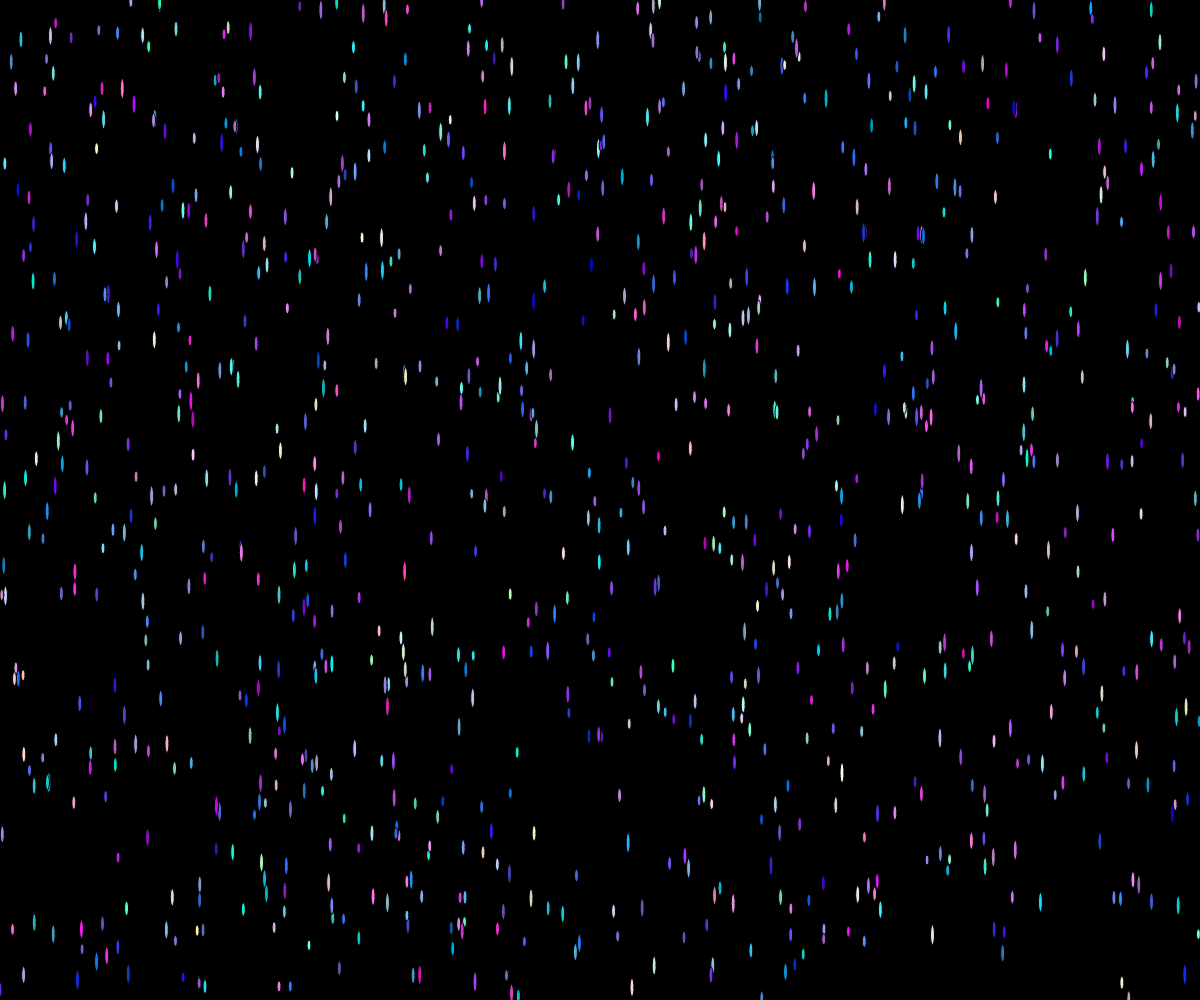
Frame 1 (no input)
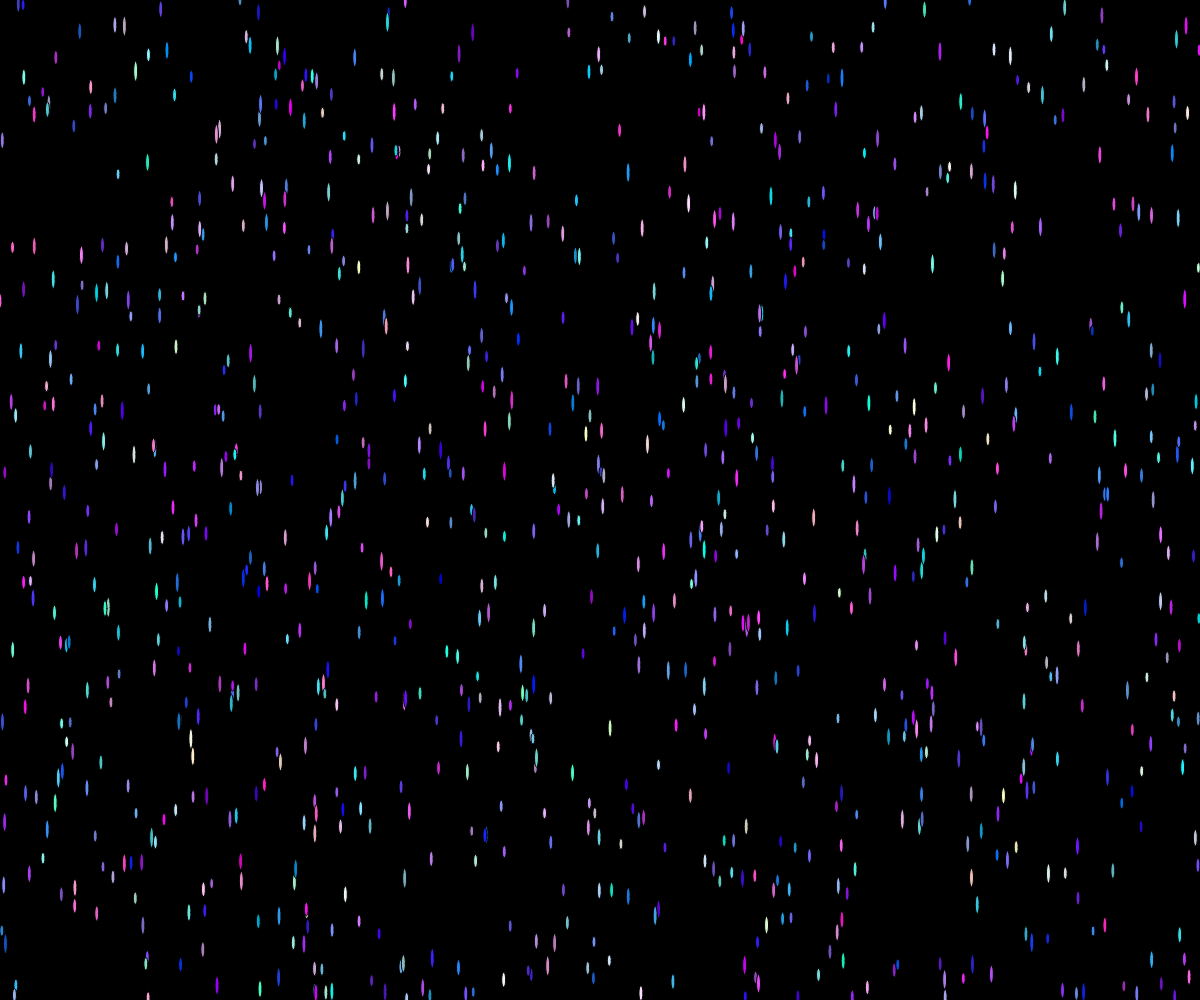
Frame 60 (no input)
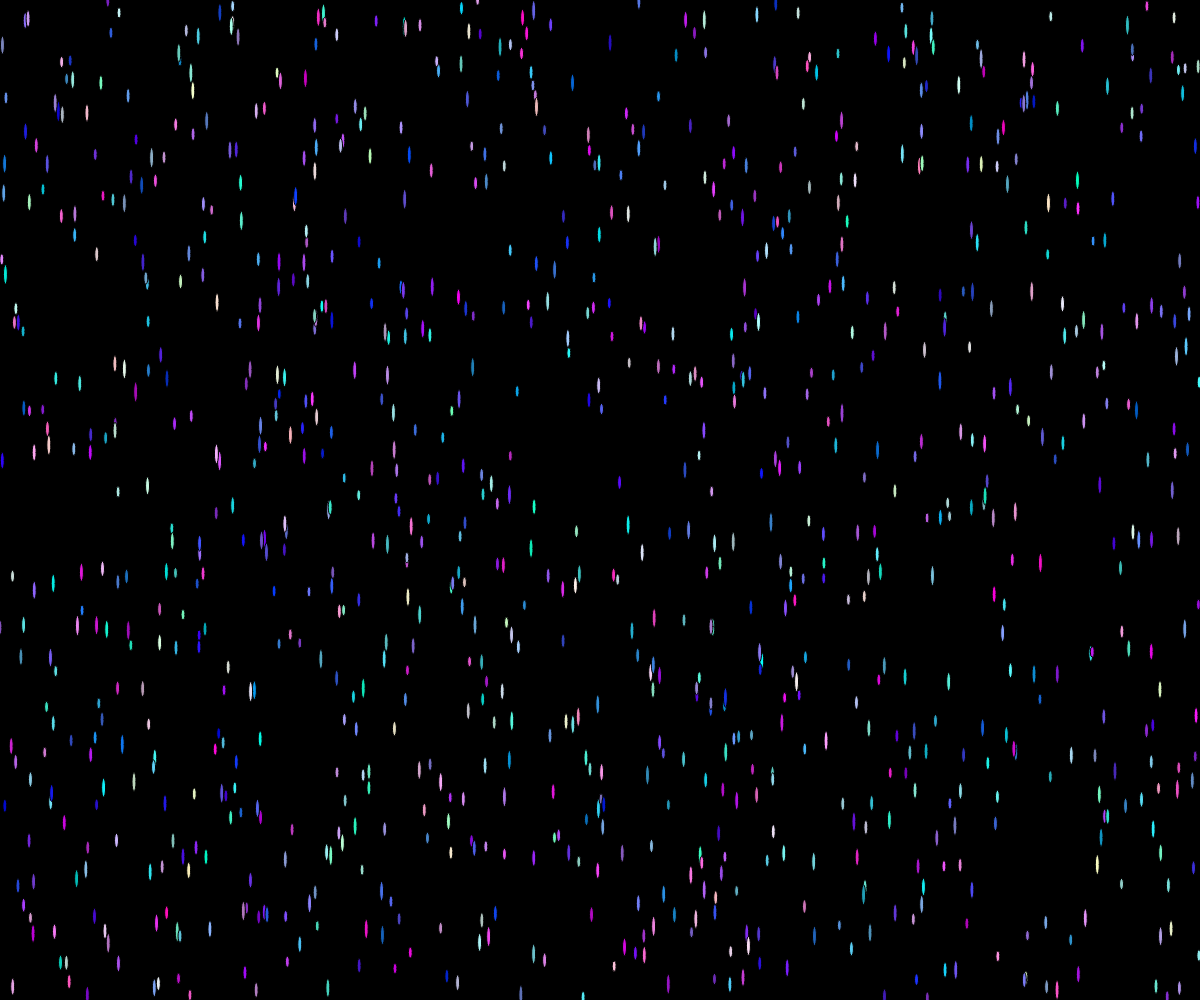
Frame 120 (the mouse pressed at the canvas centre since frame 60)

The p5.js sketch that drew these frames (run headless with seeded random() and noise() and a simulated clock; from frame 60 on, the mouse is pressed at the canvas centre):

// p5.js sketch
// ── sketch.js
var drop,rain=[];

function setup() {
  createCanvas(windowWidth,windowHeight);
  for(var i=0; i<1000;i++){
   drop=new Drop(random(0,width),random(0,height))
   rain.push(drop); 
  }
  
}

function draw() {
  background("black");
  for(var i=0;i<rain.length;i++){
    rain[i].display()
    rain[i].fall()
  }  
  
}
// ── drop.js
class Drop{
    constructor(x,y){
        this.xPos=x
        this.yPos=y
        this.radiusX=4
        this.radiusY=random(10,20)
    }
    display(){
        fill(random(0,255),random(0,255),random(180,255))
        ellipse(this.xPos,this.yPos,this.radiusX,this.radiusY)
    }
    fall(){
        this.yPos=this.yPos+random(3,8)
        if(this.yPos>height){
            this.yPos=0
        }
    }
}
